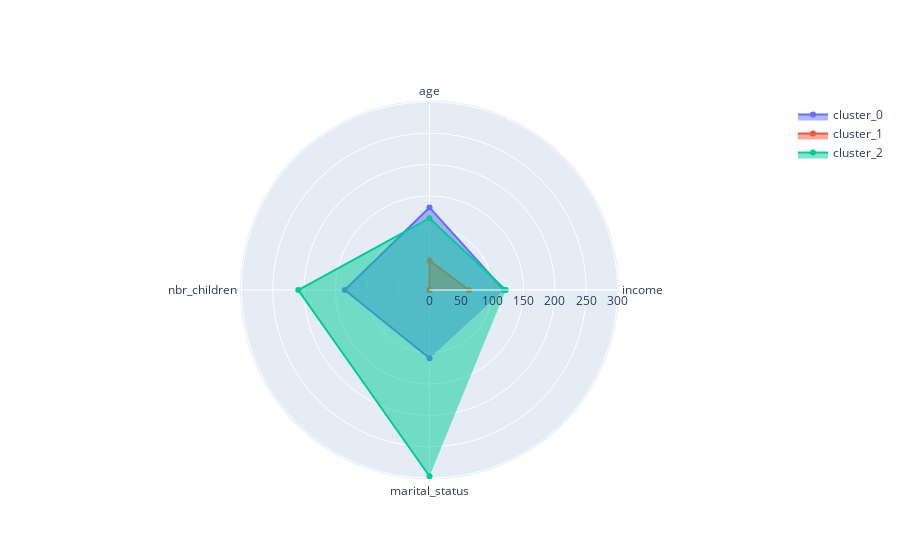

The code cell stored with this chart in its notebook:
### Code cell
plot_radar_chart(Nik(df_seg_full2, 'MinMax', 'Agglomerative', 3, epsilon=0.2, min_samples=10))

### Figure 1 — Plotly figure (JSON) as saved in the notebook; plotly's stock layout.template omitted (floating-point values rounded to 4 significant figures)
{"data": [{"fill": "toself", "name": "cluster_0", "r": [118.7, 131.7, 135.1, 108.9], "theta": ["income", "age", "nbr_children", "marital_status"], "type": "scatterpolar"}, {"fill": "toself", "name": "cluster_1", "r": [62.88, 46.87, 0, 0], "theta": ["income", "age", "nbr_children", "marital_status"], "type": "scatterpolar"}, {"fill": "toself", "name": "cluster_2", "r": [121.6, 114.5, 209.2, 296.9], "theta": ["income", "age", "nbr_children", "marital_status"], "type": "scatterpolar"}], "layout": {"autosize": true, "polar": {"angularaxis": {"type": "category"}, "radialaxis": {"autorange": true, "range": [0, 309.8], "type": "linear", "visible": true}}, "showlegend": true}}
